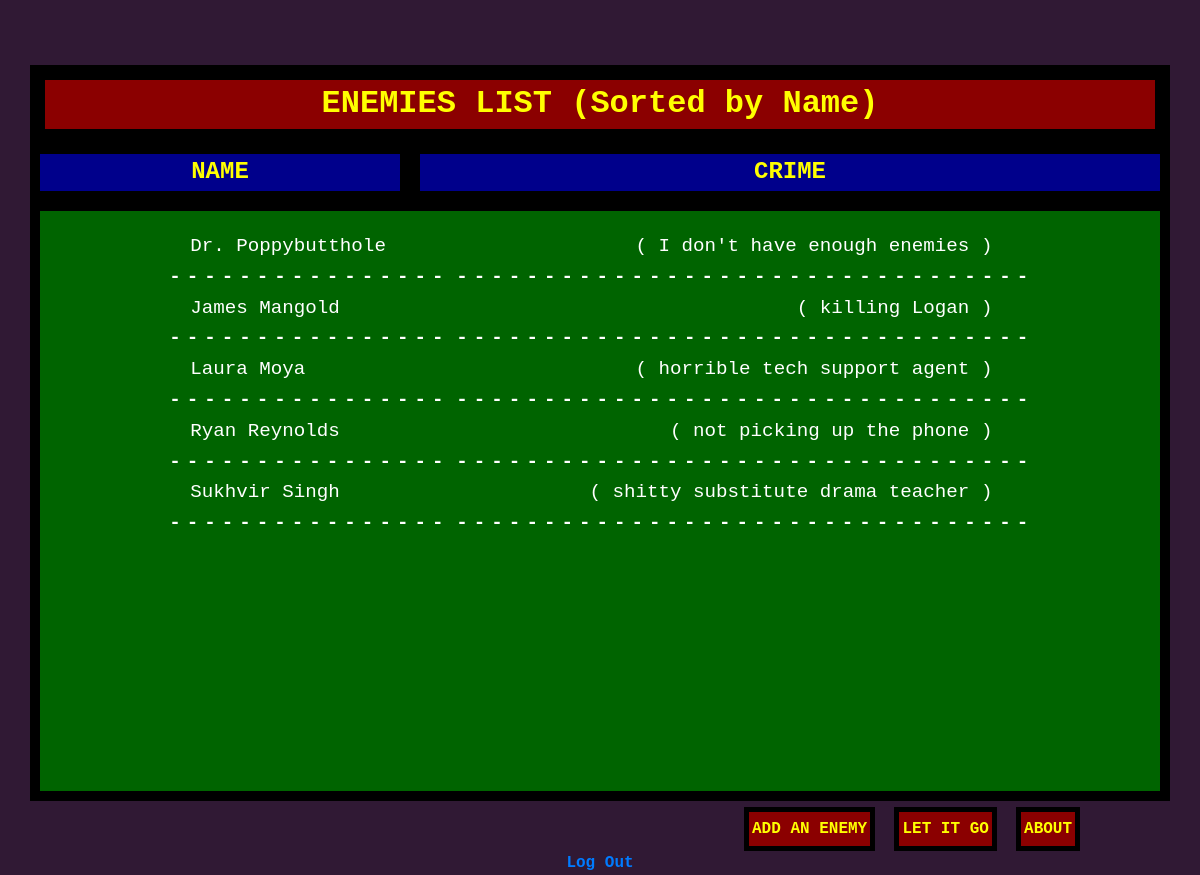
The page / (signed in) on the database its author committed.
### tables this page shows
CREATE TABLE enemies (enemy_id INTEGER,
name TEXT NOT NULL,
reason TEXT NOT NULL,
FOREIGN KEY(enemy_id) REFERENCES users(id)
);

### app.py (the view)
@app.route("/", methods=["GET", "POST"])
@login_required
def index():
    enemies = db.execute("SELECT name, reason FROM enemies WHERE enemy_id=? ORDER BY name", session["user_id"])
    print(enemies)
    return render_template("index.html", enemies=enemies)

### app.py (called while the page is built)
@app.after_request
def after_request(response):
    response.headers["Cache-Control"] = "no-cache, no-store, must-revalidate"
    response.headers["Expires"] = 0
    response.headers["Pragma"] = "no-cache"
    return response

def login_required(f):
    @wraps(f)
    def decorated_function(*args, **kwargs):
        if session.get("user_id") is None:
            return redirect("/login")
        return f(*args, **kwargs)
    return decorated_function

### templates/index.html (shortened to what this page needs)
<!DOCTYPE html>
<html lang="en">
    <head>
        <link rel="stylesheet" href="https://stackpath.bootstrapcdn.com/bootstrap/4.3.1/css/bootstrap.min.css">
        <link rel="stylesheet" href="/static/style.css">
    </head>
    <body style="background-color: #301934;">
        <div class="container" style="padding-top: 65px;">
            <div class="row">
                <div id="head" class="col-12">
                    ENEMIES LIST (Sorted by Name)
                </div>
            </div>
            <div class="row">
                <div class="col-4">
                  NAME
                </div>
                <div class="col-8">
                  CRIME
                </div>
            </div>
            <div class="row">
                <div id="body" class="col-12" style="padding-top: 20px; padding-bottom: 20px; height: 600px;">
                    <table>
                        <tbody>
                            {% for enemy in enemies %}
                                <tr>
                                    <td id="sectionN">{{ enemy['name'] }}</td>
                                    <td id="sectionR">( {{ enemy['reason'] }} )</td>
                                </tr>
                                <tr>
                                    <td id="lines">----------------</td>
                                    <td id="lines">---------------------------------</td>
                                </tr>
                            {% endfor %}
                        </tbody>
                    </table>
                </div>
            </div>
        </div>
        <div class="centeredadd">
            <a href="/add" class="button">ADD AN ENEMY</a>
            <a href="/delete" class="button">LET IT GO</a>
            <a href="/origin" class="button">ABOUT</a>
        </div>
        <div class="logout">
            <a href="/logout">Log Out</a>
        </div>
    </body>
<html>

### static/style.css (style rules this page uses)
body { font-family: 'Courier New', monospace; }
.row > div { padding-bottom: 1px; background-color: Darkblue; border: 10px solid black; color: yellow; text-align: center; font-weight: bold; font-size: 150%; }
.button { background-color: Darkred; border: 5px solid black; color: yellow; font-weight: bold; text-align: center; text-decoration: none; display: inline-block; font-size: 50%; margin: auto; padding: 5px 3px; cursor: pointer; }
#head { background-color: Darkred; border: 15px solid black; color: yellow; text-align: center; font-weight: bold; font-size: 200%; }
#body { background-color: Darkgreen; }
table { width: 80%; color: white; margin-left: auto; margin-right: auto; }
#sectionN { width: 33.333333333%; font-weight: normal; padding-left: 3%; font-size: 80%; text-align: left; }
#sectionR { width: 66.66666666%; font-weight: normal; font-size: 80%; padding-right: 5%; text-align: right; }
#lines { margin-top: 1%; font-size: 80%; letter-spacing: 6px; }
.logout { font-size: 100%; font-weight: bold; text-align: center; }
.centeredadd { font-size: 200%; font-weight: bold; padding-left: 62%; }

### rows shown on the page
enemies: name "Dr. Poppybutthole", reason "I don't have enough enemies"
enemies: name "James Mangold", reason "killing Logan"
enemies: name "Laura Moya", reason "horrible tech support agent"
enemies: name "Ryan Reynolds", reason "not picking up the phone"
enemies: name "Sukhvir Singh", reason "shitty substitute drama teacher"
